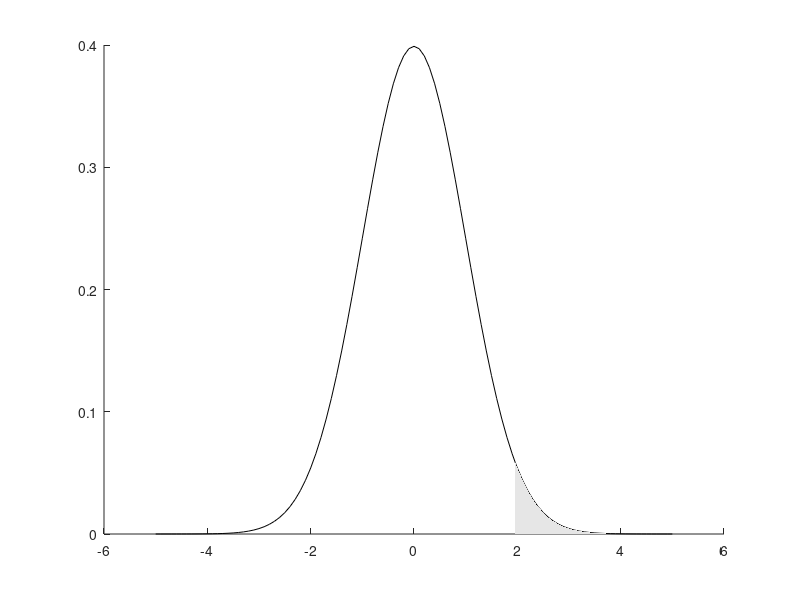

Source code (MATLAB): (Note: this script raises an error after producing the figure.)
% Exercise - Understanding importance sampling using tail probability

%% 1. Aim of the exercise

% The aim of this exercise is to understand importance sampling in the 
% context of reducing variance of Monte Carlo (MC) integration.

%% 2. Theory

% Refer to the accompanying PDF file for the theory.

%% 3. Clear the memory

% Clear the memory 
clear;

%% 4. Define and plot tail probability region

% 4.1. Define evaluation grid centered at z_thresh
z_base = -5:0.1:5;

% 4.2. Define threshold for tail probability
z_thresh = 1.96;

% 4.3. Ensure z_thresh is included and grid is sorted
z = unique([z_base,z_thresh]); 

% 4.4. Define Standard Normal distribution
pd_base_norm = makedist('Normal','mu',0,'sigma',1);

% 4.5. Evaluate PDF over the grid
PDF_target_norm = pdf(pd_base_norm,z);

% 4.6. Region to highlight where z is at least z_thresh
z_tail = z >= z_thresh;

% 4.7. Plot Standard Normal PDF and highlight tail region
figure
hold on
plot(z,PDF_target_norm, ...
    'Color',[0.0000 0.0000 0.0000], ...
    'DisplayName','N(0,1)');
fill( ...
    [z(z_tail),fliplr(z(z_tail))], ...
    [PDF_target_norm(z_tail),zeros(size(PDF_target_norm(z_tail)))], ...
    [0.9000 0.9000 0.9000], ...
    'EdgeColor','none', ...
    'DisplayName','Tail probability: P(Z >= z\_thresh)');
xline(z_thresh,':', ...
    'DisplayName','z threshold');
title('Fig. 1. Standard Normal tail probability beyond z\_thresh');
xlabel('z');
ylabel('PDF');
legend('show');
hold off

%% 5. Compute true tail probability

% 5.1. Define mean of the Normal distribution
mu = 0; 

% 5.2. Define standard deviation of the Normal distribution
sigma = 1;

% 5.3. Evaluate tail probability beyond z_thresh as true integral value
int_true_value = 1-cdf('Normal',z_thresh,mu,sigma);

%% 6. Define number of samples

% Number of random samples to estimate the integral
N_samples = 1000;

%% 7. Monte Carlo integration using standard sampling

% 7.1. Draw samples from the Standard Normal distribution
Z_samples = random('Normal',mu,sigma,[N_samples 1]);

% 7.2. Estimate tail probability using indicator function
int_est_mc = mean(Z_samples >= z_thresh);

% 7.3. Compute MSE of the Monte Carlo estimator
MSE_mc = 1/(N_samples*(N_samples-1)) * ...
    sum(((Z_samples >= z_thresh)-int_est_mc).^2);

%% 8. Importance sampling integration using Normal proposal

% 8.1. Define location parameter of Normal proposal
mu = z_thresh;

% 8.2. Define scale parameter of Normal proposal
sigma = 0.5;

% 8.3. Draw samples from Normal proposal
norm_samples = random('Normal',mu,sigma,[N_samples 1]);

% 8.4. Compute importance weights: target density/proposal density
weights_norm = ...
    normpdf(norm_samples,0,1)./ ... 
    normpdf(norm_samples,mu,sigma); 

% 8.5. Estimate tail probability via importance sampling
int_est_is_norm = mean(weights_norm.*(norm_samples >= z_thresh));

% 8.6. Compute MSE of the importance sampling estimator
MSE_norm = var(weights_norm.*(norm_samples >= z_thresh))/N_samples;

%% 9. Importance sampling integration using Truncated Normal proposal

% 9.1. Define location parameter of Normal proposal
mu = z_thresh;

% 9.2. Define scale parameter of Normal proposal
sigma = 0.5;

% 9.3. Define base Normal distribution for truncation
pd_base_trunc_norm = makedist('Normal','mu',mu,'sigma',sigma);

% 9.4. Define Trunc. Normal proposal: N(z_thresh,0.5) on [z_thresh,inf)
pd_prop_trunc_norm = truncate(pd_base_trunc_norm,z_thresh,inf);

% 9.5. Draw samples from the Truncated Normal distribution
trunc_norm_samples = random(pd_prop_trunc_norm,[N_samples 1]);

% 9.6. Compute importance weights
weights_trunc_norm = ...
    normpdf(trunc_norm_samples,0,1) ./ ...
    (normpdf(trunc_norm_samples,mu,sigma) ./ ...
    (1 - normcdf(z_thresh,mu,sigma)));

% 9.7. Estimate tail probability via importance sampling
int_est_is_trunc_norm = mean(weights_trunc_norm); 

% 9.8. Compute MSE of the importance sampling estimator
MSE_trunc_norm = var(weights_trunc_norm)/N_samples;

%% 10. Importance sampling integration using Gamma proposal

% 10.1. Define shape parameter of Gamma proposal
alpha = 5;

% 10.2. Define scale parameter of Gamma proposal
theta = 0.5;

% 10.3. Draw samples from Gamma proposal
gamma_samples = random('Gamma',alpha,theta,[N_samples 1]);

% 10.4. Select samples in the integration domain: z >= z_thresh
gamma_selected = gamma_samples(gamma_samples >= z_thresh);

% 10.5. Compute importance weights
weights_gamma = ...
    normpdf(gamma_selected,0,1)./ ... % Standard Normal
    gampdf(gamma_selected,alpha,theta); % Gamma

% 10.6. Estimate tail probability via importance sampling
int_est_is_gamma = mean(weights_gamma);

% 10.7. Compute MSE of the importance sampling estimator
MSE_gamma = var(weights_gamma)/length(weights_gamma);

%% 11. Compare target and proposal PDFs

% 11.1. Define full evaluation grid for symmetric distributions
x = -5:0.1:10;

% 11.2. Define positive evaluation grid for Gamma support
x_pos = 0:0.1:10;

% 11.3. Define Truncated evaluation grid for Truncated Normal
x_trunc = z_thresh:0.1:10;

% 11.4. Create Standard Normal distribution object
pd_target_norm = makedist('Normal','mu',0,'sigma',1);

% 11.5. Evaluate Standard Normal PDF over full grid
PDF_target_norm = pdf(pd_target_norm,x);

% 11.6. Create Normal proposal distribution centered at z_thresh
pd_prop_norm = makedist('Normal','mu',z_thresh,'sigma',0.5);

% 11.7. Evaluate Normal proposal PDF over full grid
PDF_prop_norm = pdf(pd_prop_norm,x);

% 11.8. Create base Normal distribution for truncation
pd_base_trunc_norm = makedist('Normal','mu',z_thresh,'sigma',0.5);

% 11.9. Truncate base Normal distribution to [z_thresh,inf)
pd_prop_trunc_norm = truncate(pd_base_trunc_norm,z_thresh,inf);

% 11.10. Evaluate Truncated Normal PDF over truncated grid
PDF_prop_trunc_norm = pdf(pd_prop_trunc_norm,x_trunc);

% 11.11. Create Gamma proposal distribution
pd_prop_gamma = makedist('Gamma',5,0.5);

% 11.12. Evaluate Gamma proposal PDF over positive grid
PDF_prop_gamma = pdf(pd_prop_gamma,x_pos);

% 11.13. Create comparison plot
figure
hold on
plot(x,PDF_target_norm, ...
    'Color',[0.0000 0.0000 0.0000], ...
    'DisplayName','Target: N(0,1)');
xline(z_thresh,':', ...
    'Color',[0.0000 0.0000 0.0000], ...
    'DisplayName','z\_thresh');
plot(x,PDF_prop_norm, ...
    'Color',[0.8500 0.3250 0.0980], ...
    'DisplayName','Proposal: N(z\_thresh,0.5)');
plot(x_trunc,PDF_prop_trunc_norm, ...
    'Color',[0.9290 0.6940 0.1250], ...
    'DisplayName','Proposal: TruncNorm(z\_thresh,0.5)');
plot(x_pos,PDF_prop_gamma, ...
    'Color',[0.4940 0.1840 0.5560], ...
    'DisplayName','Proposal: Gamma(5,0.5)');
title('Fig. 2. Target vs. Proposal PDFs');
xlabel('z');
ylabel('PDF');
legend('show');
hold off

%% 12. Compare likelihood ratios: Target/Proposal

% 12.1. Define evaluation grid
x = -5:0.1:10;

% 12.2. Define evaluation grid for truncated proposals
x_trunc = z_thresh:0.1:10;

% 12.3. Define evaluation grid for positive-support proposals
x_pos = 0:0.1:10;

% 12.4. Create Standard Normal distribution object
pd_target_norm = makedist('Normal','mu',0,'sigma',1);

% 12.5. Evaluate Standard Normal PDF over full grid
PDF_target_norm = pdf(pd_target_norm,x);

% 12.6. Evaluate Standard Normal PDF over truncated grid
PDF_target_trunc_norm = pdf(pd_target_norm,x_trunc);

% 12.7. Evaluate Standard Normal PDF over positive grid
PDF_target_pos_norm = pdf(pd_target_norm,x_pos);

% 12.8. Create Normal proposal distribution
pd_prop_norm = makedist('Normal','mu',z_thresh,'sigma',0.5);

% 12.9. Evaluate Normal proposal PDF over full grid
PDF_prop_norm = pdf(pd_prop_norm,x);

% 12.10. Create base Normal distribution for truncation
pd_base_trunc_norm = makedist('Normal','mu',z_thresh,'sigma',0.5);

% 12.11. Truncate base Normal distribution to [z_thresh, inf)
pd_prop_trunc_norm = truncate(pd_base_trunc_norm,z_thresh,inf);

% 12.12. Evaluate Truncated Normal proposal PDF over truncated grid
PDF_prop_trunc_norm = pdf(pd_prop_trunc_norm,x_trunc);

% 12.13. Create Gamma proposal distribution
pd_prop_gamma = makedist('Gamma',5,0.5);

% 12.14. Evaluate Gamma proposal PDF over positive grid
PDF_prop_gamma = pdf(pd_prop_gamma,x_pos);

% 12.15. Create likelihood ratio plot
figure
hold on
plot(x,PDF_target_norm./PDF_prop_norm, ...
    'Color',[0.8500 0.3250 0.0980], ...
    'DisplayName','Norm(z\_thresh,0.5)');
plot(x_trunc,PDF_target_trunc_norm./PDF_prop_trunc_norm, ...
    'Color',[0.9290 0.6940 0.1250], ...
    'DisplayName','TruncNorm(z\_thresh,0.5)');
plot(x_pos,PDF_target_pos_norm./PDF_prop_gamma, ...
    'Color',[0.4940 0.1840 0.5560], ...
    'DisplayName','Gamma(5,0.5)');
xline(z_thresh,':', ...
    'Color',[0.0000 0.0000 0.0000], ...
    'DisplayName','z\_thresh');
xlim([0 5]); % xlim([-5 10]) is full domain, including symmetric region
ylim([0 1]); % Rescale y-axis to reveal structure
title('Fig. 3. Likelihood ratios: Target / Proposal');
xlabel('z');
ylabel('Likelihood ratio');
legend('show');
hold off

%% 13. Convergence behavior of importance sampling estimators

% Here we conduct an experiment to evaluate the convergence behavior of
% different estimators by comparing their performance at two representative
% sample sizes: 1,000 and 100,000. Rather than embedding the full
% estimation procedure in a for loop, fixed samples are used to assess how
% each estimator behaves under varying conditions, focusing on qualitative
% consistency across runs.
